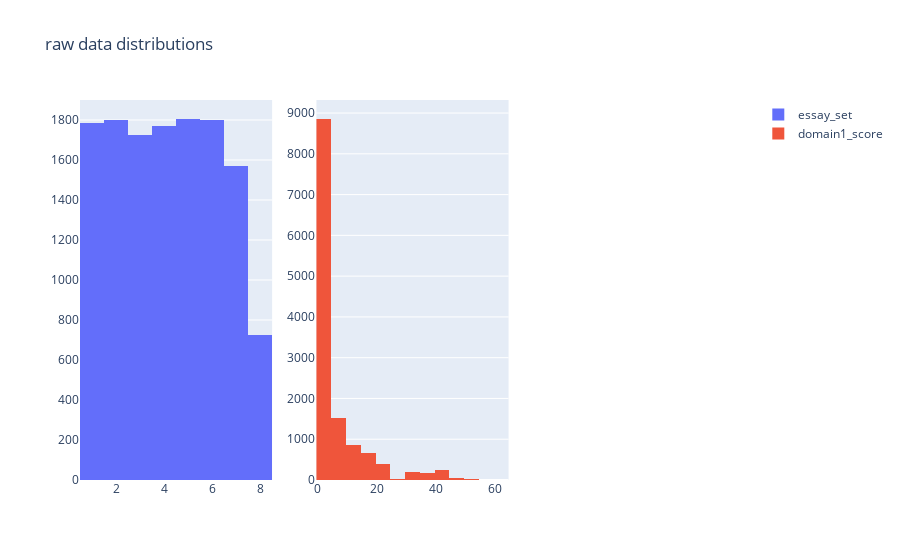

Source (notebook cell):
### Markdown cell above
# DATA VISUALISATION

### WITHOUT SCALING

### Code cell
fig = make_subplots(rows=1, cols=3)
fig.add_trace(go.Histogram(x=training_data["essay_set"], nbinsx=8, name='essay_set'), row=1, col=1)
fig.add_trace(go.Histogram(x=training_data["domain1_score"], nbinsx=20, name='domain1_score'), row=1, col=2)
fig.update_layout(title_text='raw data distributions')
fig.show()

### Figure 1 — Plotly figure (JSON) as saved in the notebook; plotly's stock layout.template omitted (floating-point values rounded to 4 significant figures; data arrays with more than 128 entries replaced by an {"elided": "..."} marker saying what was removed)
{"data": [{"name": "essay_set", "nbinsx": 8, "type": "histogram", "x": {"elided": "12978 int values"}, "xaxis": "x", "yaxis": "y"}, {"name": "domain1_score", "nbinsx": 20, "type": "histogram", "x": {"elided": "12978 int values"}, "xaxis": "x2", "yaxis": "y2"}], "layout": {"title": {"text": "raw data distributions"}, "xaxis": {"anchor": "y", "domain": [0, 0.2889]}, "xaxis2": {"anchor": "y2", "domain": [0.3556, 0.6444]}, "xaxis3": {"anchor": "y3", "domain": [0.7111, 1]}, "yaxis": {"anchor": "x", "domain": [0, 1]}, "yaxis2": {"anchor": "x2", "domain": [0, 1]}, "yaxis3": {"anchor": "x3", "domain": [0, 1]}}}
